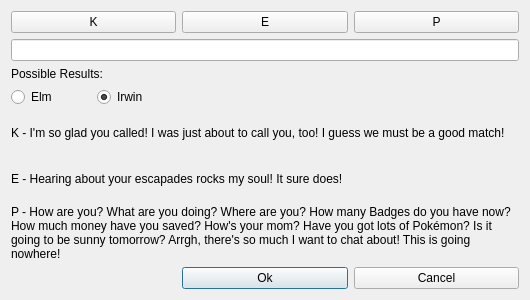
<?xml version="1.0" encoding="UTF-8"?>
<ui version="4.0">
 <class>SearchCalls</class>
 <widget class="QDialog" name="SearchCalls">
  <property name="geometry">
   <rect>
    <x>0</x>
    <y>0</y>
    <width>530</width>
    <height>300</height>
   </rect>
  </property>
  <property name="windowTitle">
   <string>Search Calls</string>
  </property>
  <layout class="QGridLayout" name="gridLayout_3">
   <item row="2" column="0">
    <layout class="QGridLayout" name="gridLayout_2">
     <item row="0" column="0" colspan="2">
      <widget class="QLabel" name="labelPossibleResults">
       <property name="text">
        <string>Possible Results:</string>
       </property>
      </widget>
     </item>
     <item row="1" column="0">
      <widget class="QRadioButton" name="radioButtonElm">
       <property name="text">
        <string>Elm</string>
       </property>
       <attribute name="buttonGroup">
        <string notr="true">buttonGroup</string>
       </attribute>
      </widget>
     </item>
     <item row="1" column="1">
      <widget class="QRadioButton" name="radioButtonIrwin">
       <property name="text">
        <string>Irwin</string>
       </property>
       <property name="checked">
        <bool>true</bool>
       </property>
       <attribute name="buttonGroup">
        <string notr="true">buttonGroup</string>
       </attribute>
      </widget>
     </item>
    </layout>
   </item>
   <item row="6" column="1">
    <widget class="QPushButton" name="pushButtonOkay">
     <property name="text">
      <string>Ok</string>
     </property>
    </widget>
   </item>
   <item row="6" column="2">
    <widget class="QPushButton" name="pushButtonCancel">
     <property name="text">
      <string>Cancel</string>
     </property>
    </widget>
   </item>
   <item row="5" column="0" colspan="3">
    <widget class="QLabel" name="labelPResponse">
     <property name="text">
      <string>P - How are you? What are you doing? Where are you? How many Badges do you have now? How much money have you saved? How's your mom? Have you got lots of Pokémon? Is it going to be sunny tomorrow? Arrgh, there's so much I want to chat about! This is going nowhere!</string>
     </property>
     <property name="wordWrap">
      <bool>true</bool>
     </property>
    </widget>
   </item>
   <item row="4" column="0" colspan="3">
    <widget class="QLabel" name="labelEResponse">
     <property name="text">
      <string>E - Hearing about your escapades rocks my soul! It sure does!</string>
     </property>
     <property name="scaledContents">
      <bool>false</bool>
     </property>
     <property name="wordWrap">
      <bool>true</bool>
     </property>
    </widget>
   </item>
   <item row="3" column="0" colspan="3">
    <widget class="QLabel" name="labelKResponse">
     <property name="text">
      <string>K - I'm so glad you called! I was just about to call you, too! I guess we must be a good match!</string>
     </property>
     <property name="wordWrap">
      <bool>true</bool>
     </property>
    </widget>
   </item>
   <item row="0" column="0" colspan="3">
    <layout class="QGridLayout" name="gridLayout">
     <item row="0" column="0">
      <widget class="QPushButton" name="pushButtonK">
       <property name="text">
        <string notr="true">K</string>
       </property>
      </widget>
     </item>
     <item row="0" column="1">
      <widget class="QPushButton" name="pushButtonE">
       <property name="text">
        <string notr="true">E</string>
       </property>
      </widget>
     </item>
     <item row="0" column="2">
      <widget class="QPushButton" name="pushButtonP">
       <property name="text">
        <string notr="true">P</string>
       </property>
      </widget>
     </item>
    </layout>
   </item>
   <item row="1" column="0" colspan="3">
    <widget class="QLineEdit" name="lineEditCalls"/>
   </item>
  </layout>
 </widget>
 <tabstops>
  <tabstop>pushButtonK</tabstop>
  <tabstop>pushButtonE</tabstop>
  <tabstop>pushButtonP</tabstop>
  <tabstop>lineEditCalls</tabstop>
  <tabstop>radioButtonElm</tabstop>
  <tabstop>radioButtonIrwin</tabstop>
  <tabstop>pushButtonOkay</tabstop>
  <tabstop>pushButtonCancel</tabstop>
 </tabstops>
 <resources/>
 <connections>
  <connection>
   <sender>pushButtonOkay</sender>
   <signal>clicked()</signal>
   <receiver>SearchCalls</receiver>
   <slot>accept()</slot>
   <hints>
    <hint type="sourcelabel">
     <x>358</x>
     <y>479</y>
    </hint>
    <hint type="destinationlabel">
     <x>170</x>
     <y>469</y>
    </hint>
   </hints>
  </connection>
  <connection>
   <sender>pushButtonCancel</sender>
   <signal>clicked()</signal>
   <receiver>SearchCalls</receiver>
   <slot>reject()</slot>
   <hints>
    <hint type="sourcelabel">
     <x>527</x>
     <y>479</y>
    </hint>
    <hint type="destinationlabel">
     <x>105</x>
     <y>472</y>
    </hint>
   </hints>
  </connection>
 </connections>
 <buttongroups>
  <buttongroup name="buttonGroup"/>
 </buttongroups>
</ui>
